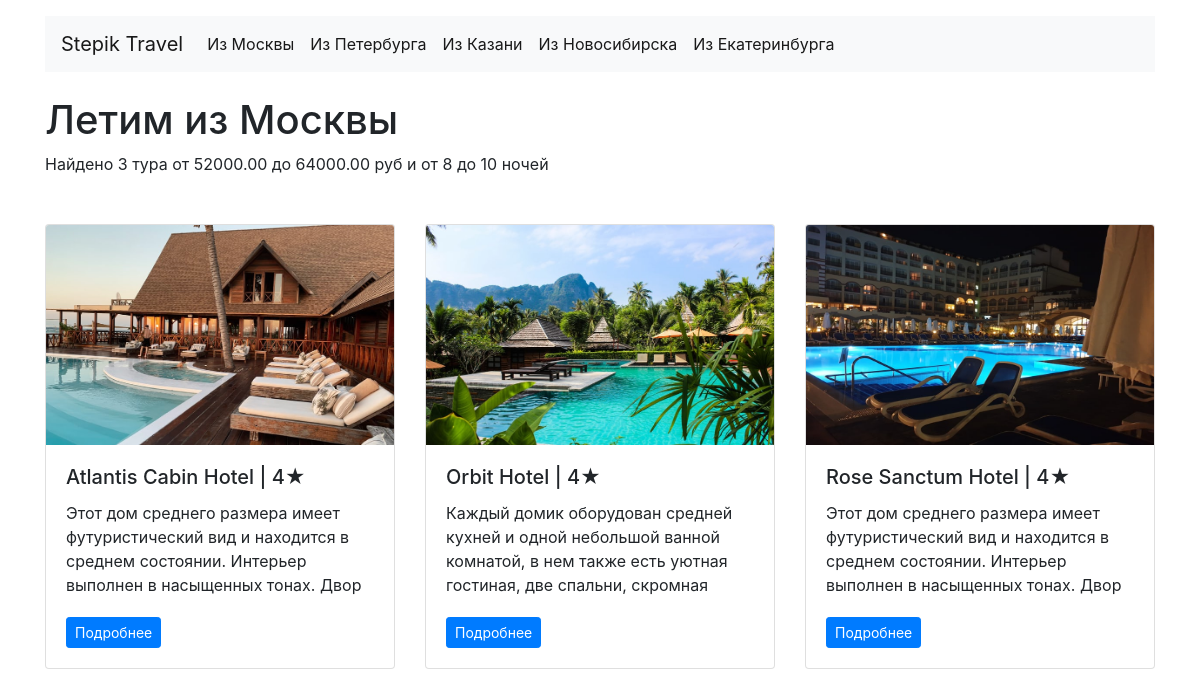
Page /depature/msk/ on the committed database.
### tours/models.py (models this page shows, shortened)
class Departure(models.Model):
    name = models.CharField(
        max_length=200,
        verbose_name='Название пути'
    )
    slug = models.SlugField(
        max_length=20,
        verbose_name='Слаг',
        null=True,
        blank=True
    )
    class Meta:
        verbose_name = 'Путь'
        verbose_name_plural = 'Пути'
    def __str__(self):
        return self.name
    def get_absolute_url(self):
        return reverse('departure', kwargs={"slug": self.slug})

class Tour(models.Model):
    name = models.CharField(
        max_length=200,
        verbose_name='Название тура'
    )
    description = models.TextField(
        max_length=3000,
        verbose_name='Описание тура'
    )
    departure = models.ForeignKey(
        Departure,
        on_delete=models.CASCADE,
        verbose_name='Название пути',
        blank=True,
        null=True
    )
    image = models.ImageField(
        upload_to='photos/%Y/%m/%d/',
        verbose_name='Изображение'
    )
    price = models.DecimalField(
        max_digits=10,
        decimal_places=2,
        verbose_name='Цена тура'
    )
    stars = models.PositiveIntegerField(
        blank=True,
        null=True,
        default=0,
        verbose_name='Кол-во звёзд у тура'
    )
    country = models.CharField(
        max_length=30,
        verbose_name='Страна тура',
        blank=True, null=True
    )
    date = models.DateField(
        auto_now=False,
        auto_now_add=False,
        verbose_name='Дата начла тура',
        blank=True, null=True
    )
    duration = models.PositiveSmallIntegerField(
        default=0,
        verbose_name='Продолжительность тура'
    )
    class Meta:
        verbose_name = 'Тур'
        verbose_name_plural = 'Туры'
    def get_absolute_url(self):
        return reverse('tour_detail', args=[str(self.pk)])

### tours/views.py (the view)
# urls.py: path('depature/<str:slug>/', DepartureView.as_view(), name='departure'),
class DepartureView(View):
    def get(self, request, slug):
        max_duration = 0
        min_duration = 30000
        max_price = 0
        min_price = 300000
        departures = Departure.objects.all()
        local_departure = Departure.objects.get(slug=slug)
        tours = Tour.objects.filter(departure=local_departure.id).order_by('name')
        count_tours = tours.count()
        for tour in tours:
            if tour.price < min_price:
                min_price = tour.price
            if tour.price > max_price:
                max_price = tour.price
            if tour.duration > max_duration:
                max_duration = tour.duration
            if tour.duration < min_duration:
                min_duration = tour.duration
        context = {
            'departures': departures,
            'tours': tours,
            'loc_dep': local_departure,
            'count_tours': count_tours,
            'min_duration': min_duration,
            'max_duration': max_duration,
            'min_price': min_price,
            'max_price': max_price,
        }
        return render(
            request,
            'departure/departure.html',
            context=context
        )

### tours/templatetags/ru_pluralize.py (called while the page is built)
@register.filter()
def ru_pluralize(number: Union[int, str], arg: str = 'дурак, дурака, дураков'):
    nominative_singular, genitive_singular, genitive_plural = arg.split(',')
    number = abs(int(number))
    if 10 <= number % 100 <= 20:
        return f'{number} {genitive_plural}'
    if number % 10 == 1:
        return f'{number} {nominative_singular}'
    if 2 <= number % 10 <= 4:
        return f'{number} {genitive_singular}'
    return f'{number} {genitive_plural}'

### tours/templates/departure/departure.html (shortened to what this page needs)
{% extends 'base.html' %}
{% load ru_pluralize %}
{% block content %}
<main class="container mt-3">
    <h1 class="display-5 mt-4">Летим из {{ loc_dep }}</h1>
    <p class="mb-4">
        Найдено {{ count_tours|ru_pluralize:"тур, тура, туров" }}
        от {{ min_price }} до {{ max_price }} руб и от {{ min_duration }} до {{ max_duration }} ночей
    </p>
</main>
{% endblock %}

### templates/base.html (shortened to what this page needs)
{% load static %}
<!DOCTYPE html>
<html lang="ru">
<head>
    <link rel="stylesheet" href="https://stackpath.bootstrapcdn.com/bootstrap/4.3.1/css/bootstrap.min.css"
>
    <link rel="stylesheet" href="{% static 'style.css' %}">
</head>
<body>
{% include 'inc/_header.html' %}
{% block content %}
{% endblock %}
{% include 'inc/_cards.html' %}
</body>
</html>

### templates/inc/_header.html (shortened to what this page needs)
<header class="container mt-3">
    <nav class="navbar navbar-expand-lg navbar-light bg-light">
        <a class="navbar-brand" href="{% url 'home' %}">Stepik Travel</a>
        <div class="collapse navbar-collapse" id="navbarNav">
            {% for departure in departures %}
            <ul class="navbar-nav">
                <li class="nav-item active">
                    <a class="nav-link {% if request.path == departure.get_absolute_url %}active{% endif %}"
                       href="{{ departure.get_absolute_url }}">Из {{ departure.name }}</a>
                </li>
            </ul>
            {% endfor %}
        </div>
    </nav>
</header>

### templates/inc/_cards.html
<main class="container mt-3">
    <div class="row mt-5">
        {% for tour in tours %}
        <div class="col-4">
            <div class="card mb-4">
                <div class="embed-responsive embed-responsive-16by9">
                    <a href="{{ tour.get_absolute_url }}" class="btn btn-sm btn-primary"><img
                            class="card-img-top embed-responsive-item" src="{{tour.image.url}}" alt="img"/></a>
                </div>
                <div class="card-body">
                    <h2 class="h5 card-title">{{tour.name}} | {{ tour.stars }}★</h2>
                    <p class="card-text text">{{ tour.description }}</p>
                    <a href="{{ tour.get_absolute_url }}" class="btn btn-sm btn-primary">Подробнее</a>
                </div>
            </div>
        </div>
        {% endfor %}
    </div>
</main>

### tours/static/style.css (style rules this page uses)
.text { width: 100%; height: 100px; overflow: hidden; text-overflow: ellipsis; }

### rows in the picture
Departure: name "Москвы"
Departure: name "Петербурга"
Departure: name "Казани"
Departure: name "Новосибирска"
Departure: name "Екатеринбурга"
Tour: price "52000.00", image (picture), name "Rose Sanctum Hotel", stars "4", description "Этот дом среднего размера имеет футуристический вид и находится в среднем состоянии. Интерьер выполнен в насыщенных тонах. Двор…"
Tour: price "64000.00", image (picture), name "Atlantis Cabin Hotel", stars "4", description "Этот дом среднего размера имеет футуристический вид и находится в среднем состоянии. Интерьер выполнен в насыщенных тонах. Двор…"
Tour: image (picture), name "Orbit Hotel", stars "4", description "Каждый домик оборудован средней кухней и одной небольшой ванной комнатой, в нем также есть уютная гостиная, две спальни, скромная…"

### other values in the picture
{{ count_tours|ru_pluralize:"тур, тура, туров" }} "3 тура"
{{ min_duration }} "8"
{{ max_duration }} "10"
